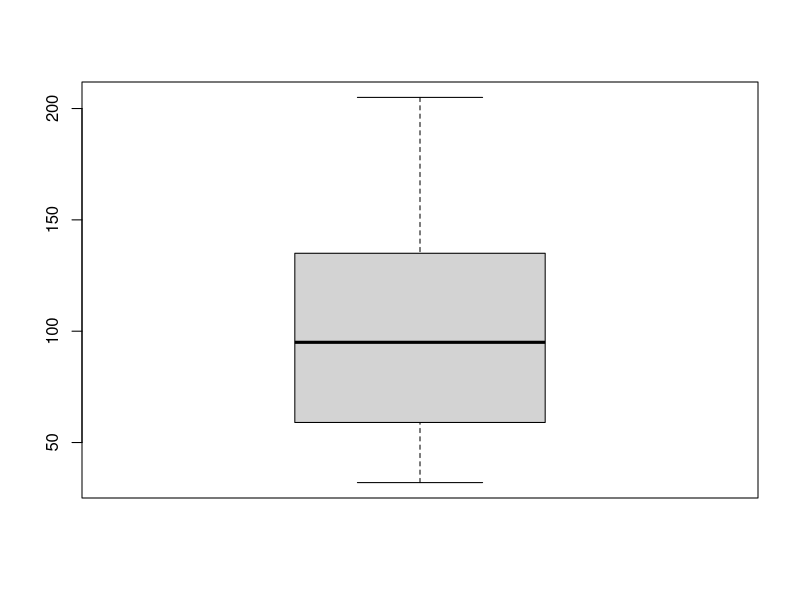
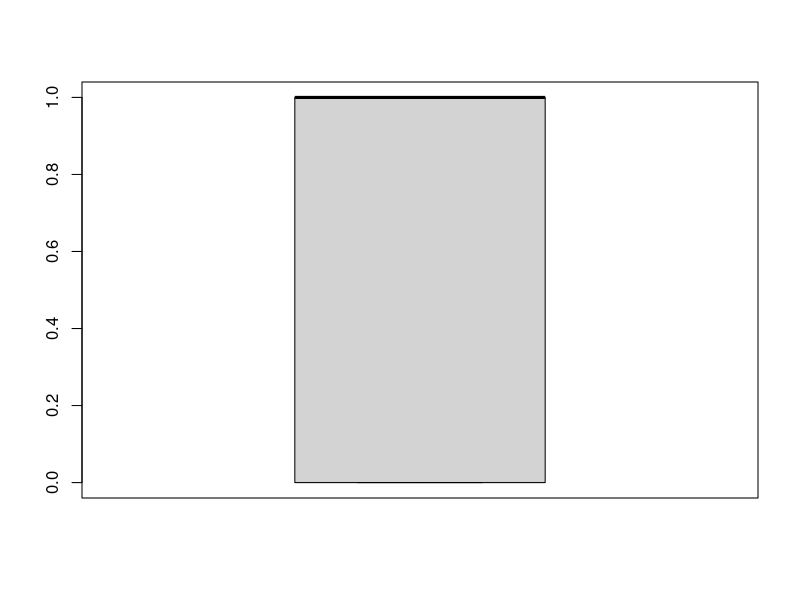
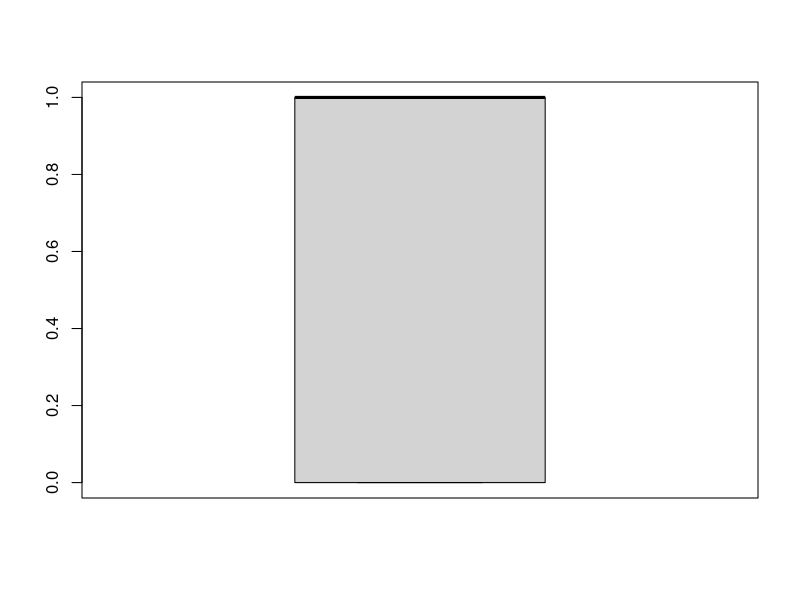
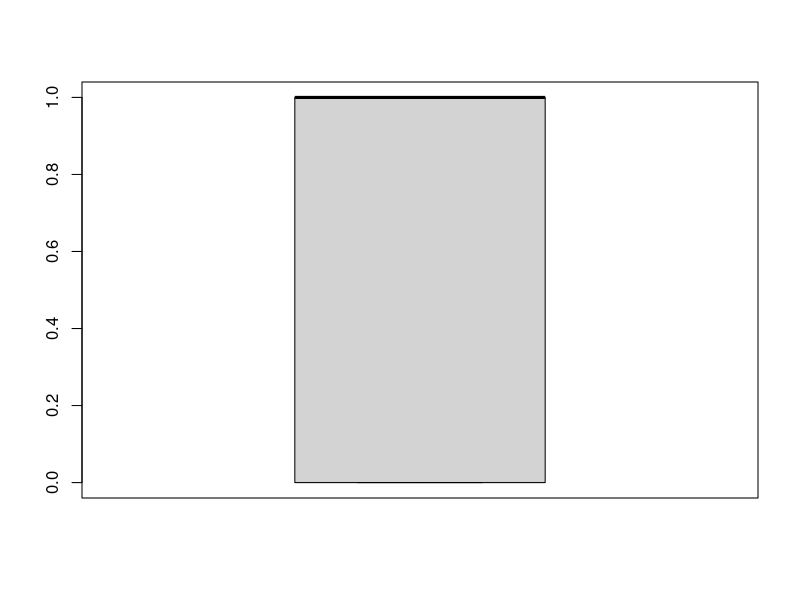
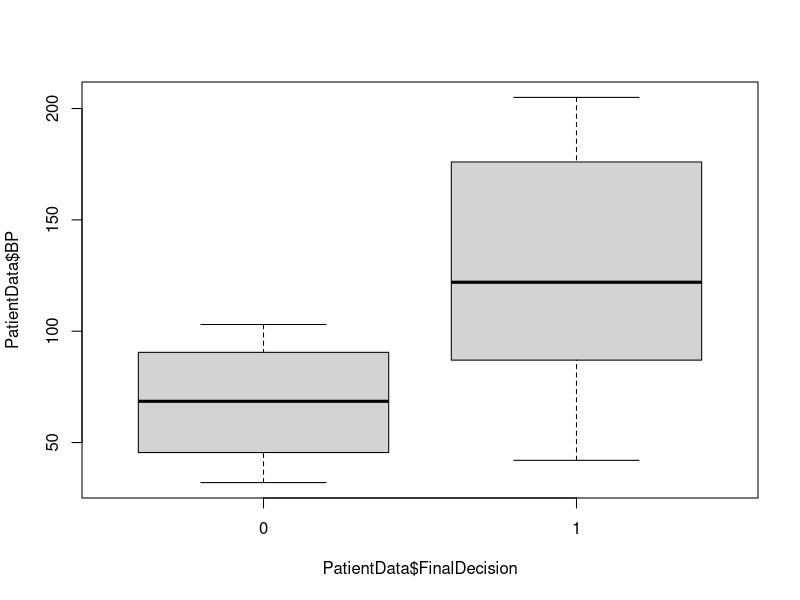
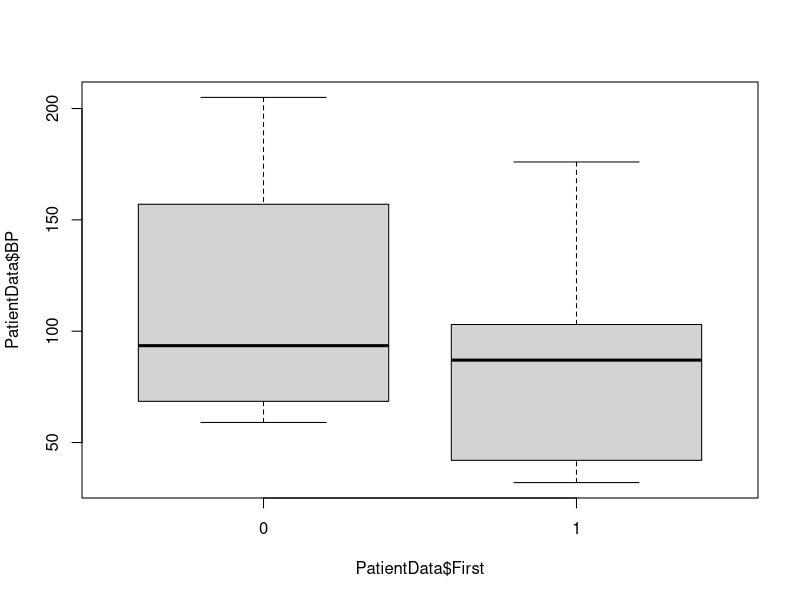
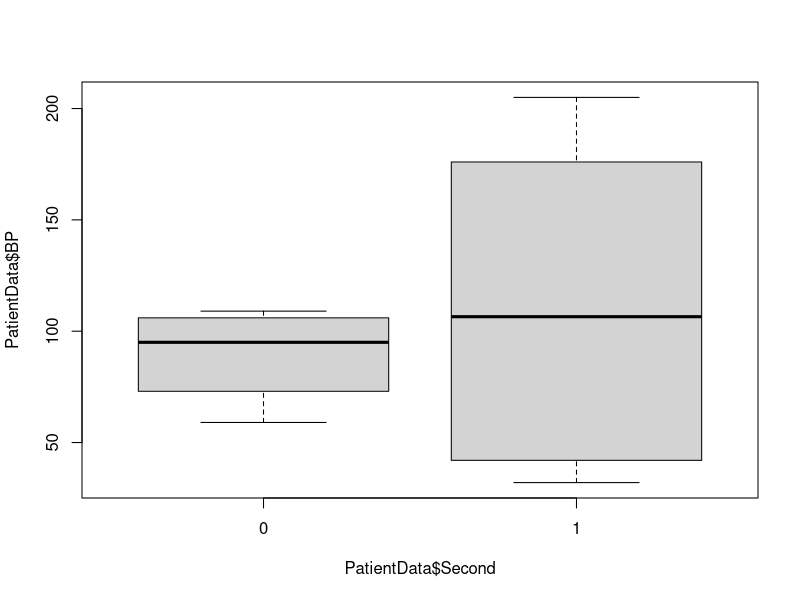
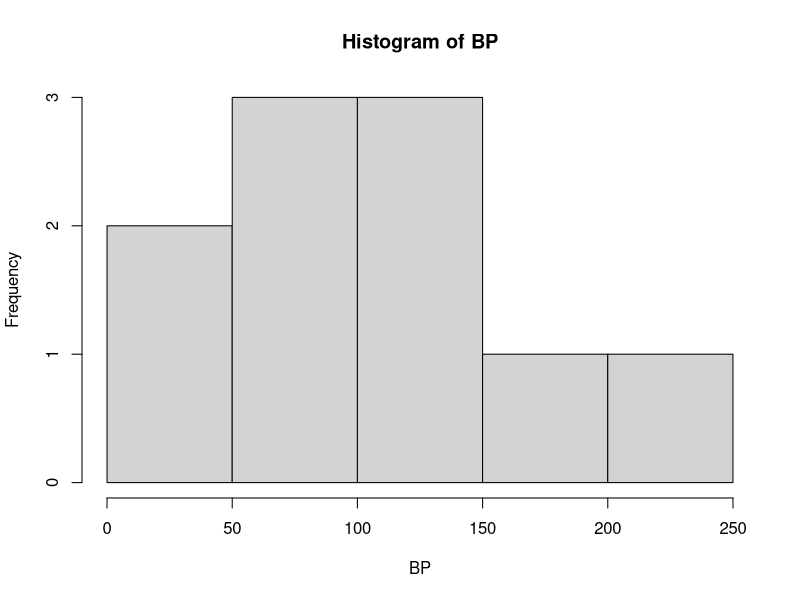

The R script that drew these images, in order:
Frequency <- c(0.6, 0.3, 0.4, 0.4, 0.2, 0.6, 0.3, 0.4, 0.9, 0.2)
BP <- c(103, 87, 32, 42, 59, 109, 78, 205, 135, 176)
First <- c(1, 1, 1, 1, 0, 0, 0, 0, NA, 1)
Second <- c(0, 0, 1, 1, 0, 0, 1, 1, 1, 1)
FinalDecision <- c(0, 1, 0, 1, 0, 1, 0, 1, 1, 1)
PatientData <- data.frame(Frequency, BP, First, Second, FinalDecision)
PatientData
str(PatientData)
boxplot(PatientData$BP)
boxplot(PatientData$First)
boxplot(PatientData$Second)
boxplot(PatientData$FinalDecision)
boxplot(PatientData$BP~PatientData$FinalDecision)
boxplot(PatientData$BP~PatientData$First)
boxplot(PatientData$BP~PatientData$Second)
BP
hist(BP)
hist(BP, breaks = 10, main="With breaks = 10")
hist(BP[First=="0"])
hist(BP[Second=="0"])
hist(BP[FinalDecision=="0"])
hist(BP[FinalDecision=="1"])
library(Hmisc)
hist.data.frame(PatientData)
class(First)
